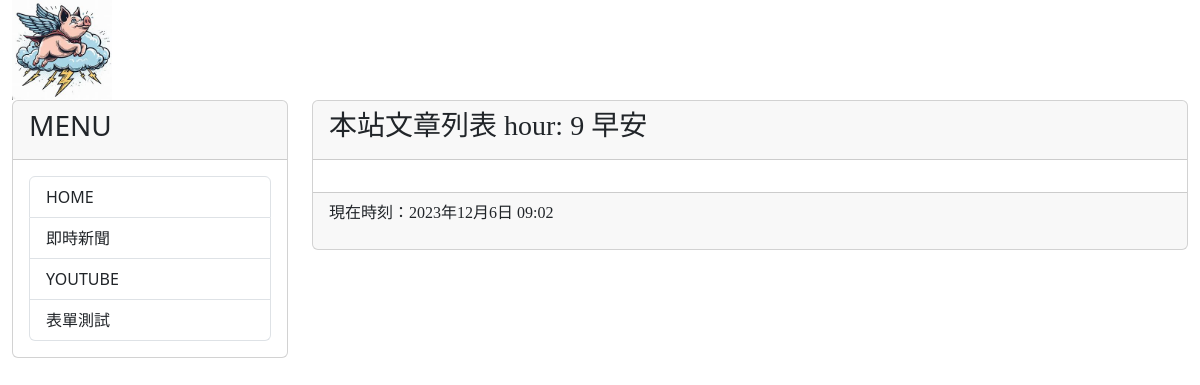
The app's page /, older data.
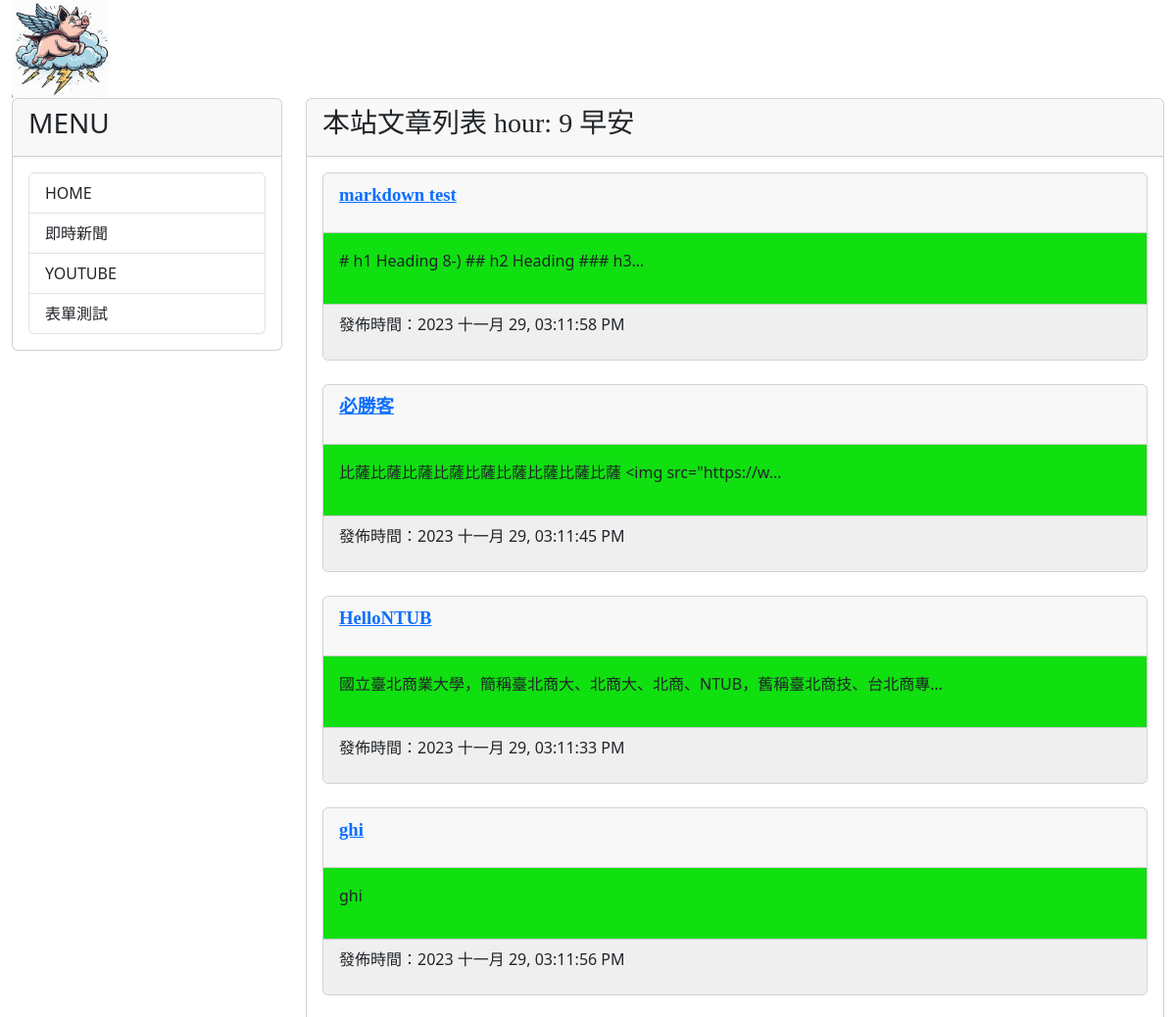
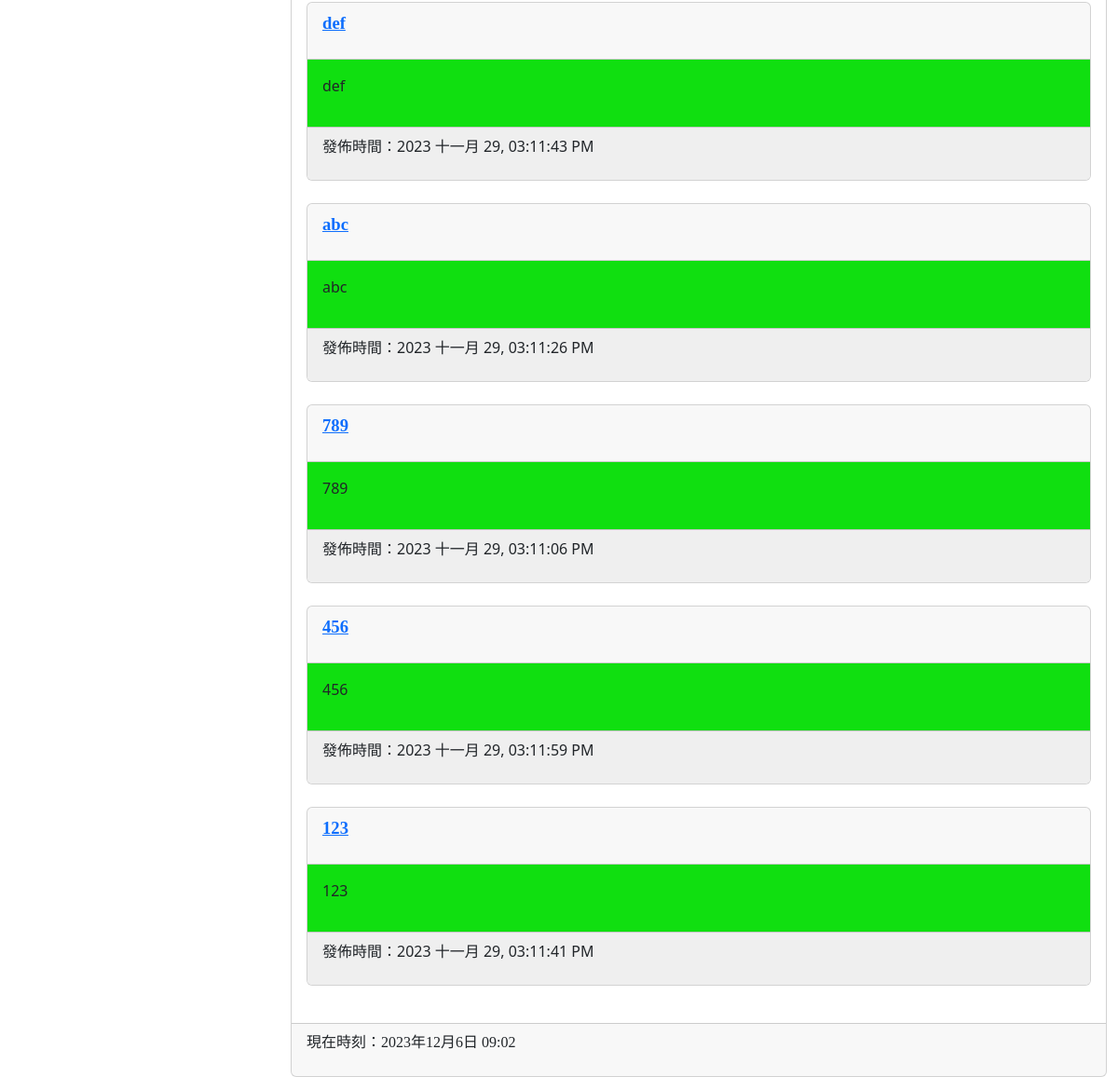
The same page, newer data (2 pictures, top to bottom).
### mysite/models.py (models this page shows, shortened)
class Post(models.Model):
    title = models.CharField(max_length = 200)
    slug = models.CharField(max_length = 200)
    body = models.TextField()
    pub_date = models.DateTimeField(auto_now_add=True)
    class Meta:
        ordering = ('-pub_date', )

### mysite/views.py (the view)
# urls.py: path('', views.homepage, name="homepage"),
def homepage(request):
    posts = Post.objects.all()
    now = datetime.now()
    hour = now.timetuple().tm_hour
    print(f'hour = {hour}')
    return render(request, 'index.html', locals())

### mysite/templates/index.html (shortened to what this page needs)
{% extends "base2.html" %}
{% block headmessage %}
<h3 style='font-family:標楷體;'>本站文章列表</a>
    hour: {{ hour }}
{% if hour > 13 %}
下午安
{% elif hour < 10 %}
早安
{% else %}
你好 =.=
{% endif %}
{% endblock headmessage %}
{% block content %}
{% for post in posts %}
<div class='card'>
    <div class='card-header'>
        <p style='font-family:微軟正黑體;font-size:14pt;font-weight:bold;'>
            <a href='/post/{{post.slug}}'>{{ post.title }}</a>
        </p>
    </div>
    <div class='card-body' style='background-color:#10DF10'>
        <p>
           {{ post.body | truncatechars:40 }}
        </p>
    </div>
    <div class='card-footer'  style='background-color:#efefef'>
        <p>
            發佈時間：{{ post.pub_date | date:"Y M d, h:m:s A"}}
        </p>
    </div>
</div>
<br>
{% endfor %}
{% endblock content %}

### templates/base2.html (shortened to what this page needs)
<!DOCTYPE html>
<html>
    <head>
        <link href="https://cdn.jsdelivr.net/npm/bootstrap@5.3.2/dist/css/bootstrap.min.css" rel="stylesheet">
    </head>
    <body>
        <div class="container-fluid">
            {% include 'header.html' %}
            <div class="row">
                <div class="col-sm-3 col-md-3">
                    <div class="card">
                        <div class="card-header">
                            <h3>MENU</h3>
                        </div>
                        <div class="card-body">
                            <div class="list-group">
                                <a href="/" class="list-group-item">HOME</a>
                                <a href="https://google.com/news" class="list-group-item">即時新聞</a>
                                <a href="https://www.youtube.com" class="list-group-item">YOUTUBE</a>
                                <a href="{% url 'post-new' %}" class="list-group-item">表單測試</a>
                            </div>
                        </div>
                    </div>
                </div>
                <div class="col-sm-9 col-md-9">
                    <div class="card">
                        <div class="card-header">
                            {% block headmessage %}
                            {% endblock %}
                        </div>
                        <div class="card-body">
                            {% block content %} {% endblock %}
                        </div>
                        <div class="card-footer">
                            {% include 'footer.html' %}
                        </div>
                    </div>
                </div>
            </div>
        </div>
    </body>
</html>

### templates/header.html
{% load static %}
<div class='well'>
    <img src="{% static "images/OIG.jfif" %}" height="100">
</div>

### mysite/templates/footer.html
{% block footer %}
    {% if now %}
    <p style='font-family:微軟正黑體;'>現在時刻：{{ now }}</p>
    {% else %}
    <p style='font-family:微軟正黑體;'>本文內容取自網路，如有侵權請來信通知下架...</p>
    {% endif %}
{% endblock %}

Row changes from the older to the newer data that the page shows:
added Post: title "markdown test", body "# h1 Heading 8-) ## h2 Heading ### h3…", pub_date "2023 十一月 29, 03:11:58 PM"
added Post: title "必勝客", body "比薩比薩比薩比薩比薩比薩比薩比薩比薩 <img src=\"https://w…", pub_date "2023 十一月 29, 03:11:45 PM"
added Post: title "HelloNTUB", body "國立臺北商業大學，簡稱臺北商大、北商大、北商、NTUB，舊稱臺北商技、台北商專…", pub_date "2023 十一月 29, 03:11:33 PM"
added Post: title "ghi", body "ghi", pub_date "2023 十一月 29, 03:11:56 PM"
added Post: title "def", body "def", pub_date "2023 十一月 29, 03:11:43 PM"
added Post: title "abc", body "abc", pub_date "2023 十一月 29, 03:11:26 PM"
added Post: title "789", body "789", pub_date "2023 十一月 29, 03:11:06 PM"
added Post: title "456", body "456", pub_date "2023 十一月 29, 03:11:59 PM"
added Post: title "123", body "123", pub_date "2023 十一月 29, 03:11:41 PM"
